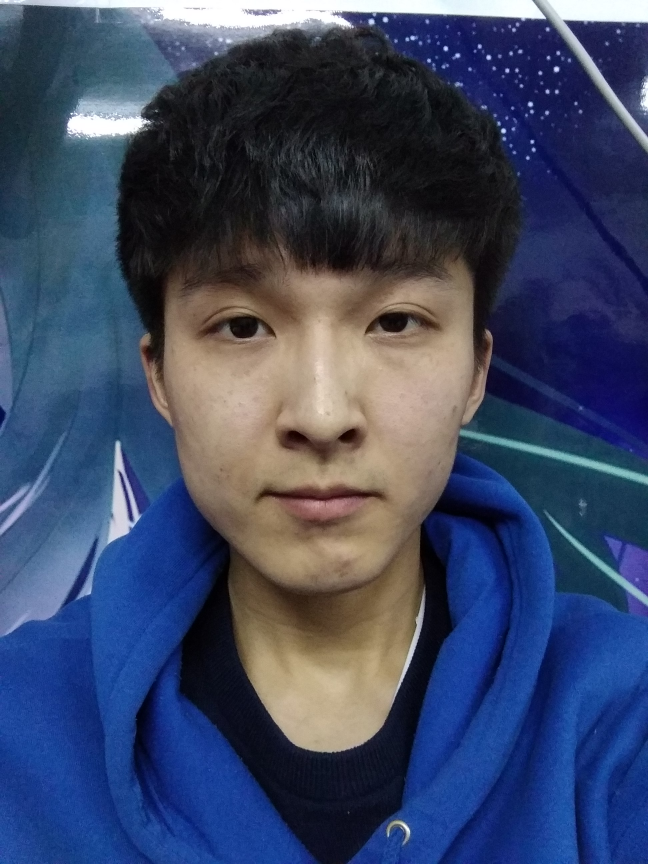
#> input picture image/faceopen.jpg, 1944 x 2592 px (shown at 1/3 size)
$ python test.py   (older library calls are emulated)
#> lines starting #> are read from the running program, lines starting #| are printed output that depends on the picture; after the words box and inside, x2 and y2 are one past the last pixel; in counts of white or black regions, pixels touching at a corner belong together
import cv2
import numpy as np
import PIL as Image


def readImage(imagePath):
#> called with imagePath = 'image/faceopen.jpg'
    image = cv2.imread(imagePath)
#> image is the input picture: shape (2592, 1944, 3); mean B, G, R 100.7, 71.7, 60.7
    return image

def showImage(image):
    cv2.imshow("image",image)

imagePath = "image/faceopen.jpg"
#读取
image = readImage(imagePath)
#resize
image = cv2.resize(image,(512,512))
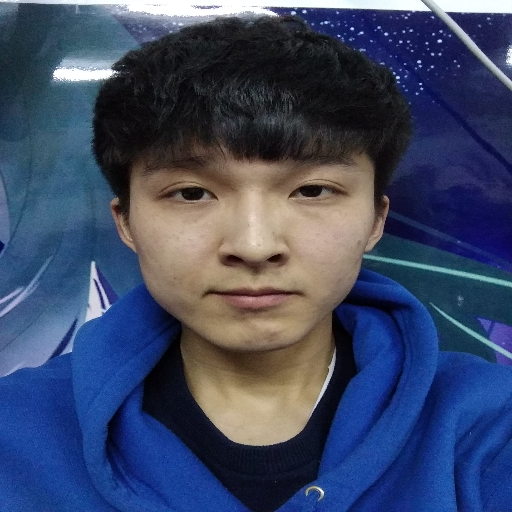
#> image: shape (512, 512, 3); mean B, G, R 100.6, 71.6, 60.6
#转灰度
image = cv2.cvtColor(image,cv2.COLOR_BGR2GRAY)
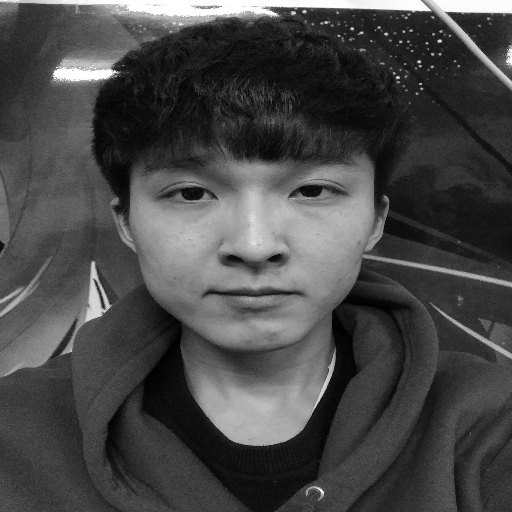
#> image: shape (512, 512); min 0, max 255, mean 71.6
#gray = image
#转二值图
'''
threshold(src, thresh, maxval, type, dst=None)
src:image
thresh:阈值
maxval:在二元阈值THRESH_BINARY和逆二元阈值THRESH_BINARY_INV中使用最大值
type:使用的阈值类型
'''
ret,image = cv2.threshold(image,127,255,cv2.THRESH_BINARY)
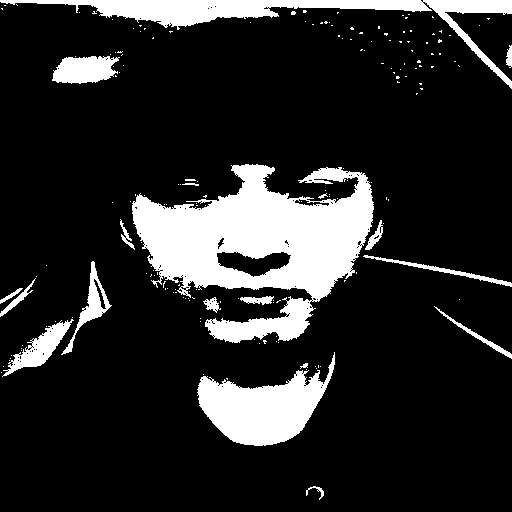
#> image: shape (512, 512); 15.9% white; 177 white regions (157 under 20 px), largest, box (x1, y1, x2, y2) and area: (132, 164, 374, 343) 22190, (0, 0, 512, 89) 6986, (197, 352, 335, 446) 6462

#边缘检测（划出边缘）
edged = cv2.Canny(image, 35, 125)
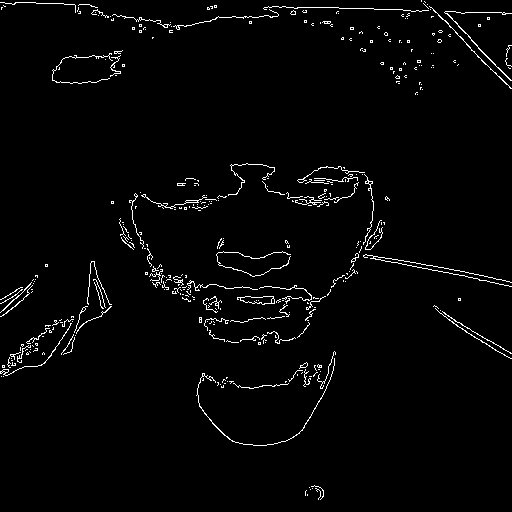
#> edged: shape (512, 512); 2.3% white in thin lines or dots
image = edged

#获取轮廓
contours,hierarchy,_=cv2.findContours(image,cv2.RETR_LIST,cv2.CHAIN_APPROX_SIMPLE)
# [10 lines of commented-out code are left out]
print(len(contours))
#| 512


for i in range(len(contours)):
    cnt = contours[i]
    print(cnt.shape)
#> this loop made 512 passes
#| (512,)
#| (512,)
#| (512,)
#| (512,)
#| (512,)
#| (512,)
#| (512,)
#| (512,)
#> (further printed lines are left out)
    #cv2.imshow("image",cnt)
    #cv2.waitKey(0)
    #print(cv2.contourArea(cnt))
